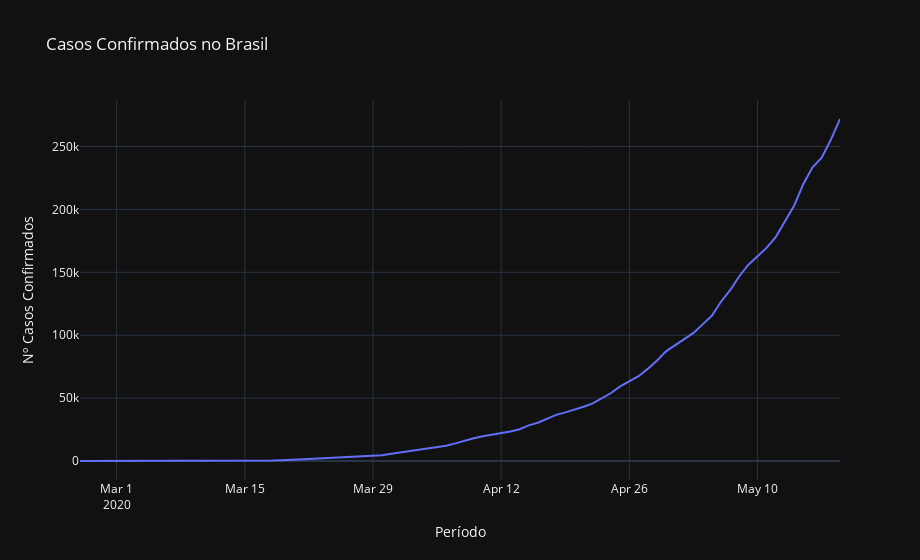

Write notebook code for a chart like this one.
### Markdown cell above
#### Visualização: Casos Confirmados

### Code cell
# Visualizando o número de casos confirmados 
 fig = px.line(brasil, 'observationdate', 'confirmed', 
    width= 920,
    labels={'observationdate':'Período', 'confirmed': 'Nº Casos Confirmados'},
    title= 'Casos Confirmados no Brasil'
)

fig.update_layout(template = 'plotly_dark')
fig.show()
